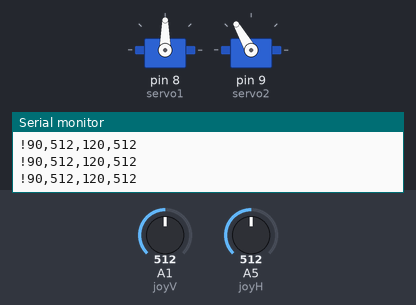
Bench run of a sketch on a simulated Arduino Uno, built with avr-gcc and run on an emulated ATmega328P. Shown: 2 × servo, the last lines printed to the serial monitor. Inputs (shaded band) come from the test bench; at power-on: A1 (joyV) = 512, A5 (joyH) = 512.

Above: at 1.2 s.
1.3 s: A1 (joyV) set to 319
At 2.5 s:
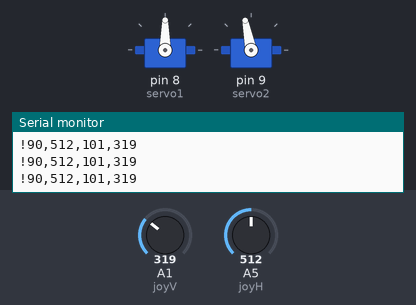
2.8 s: A1 (joyV) set to 292
At 3.9 s:
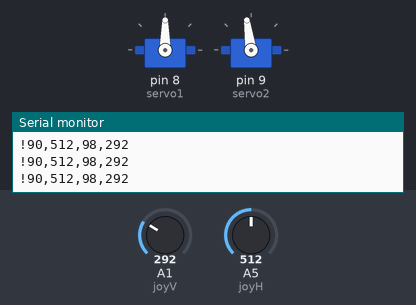
4.3 s: A5 (joyH) set to 565
At 4.9 s:
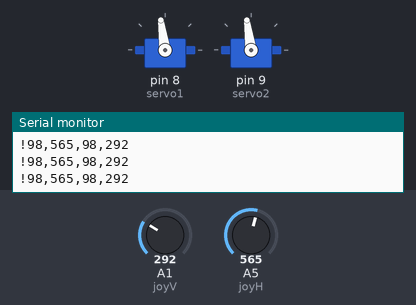
7.3 s: A5 (joyH) set to 588
At 8.3 s:
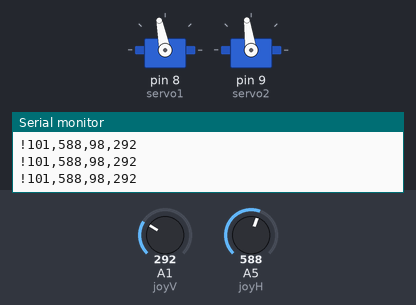
8.8 s: A1 (joyV) set to 511
At 9.6 s:
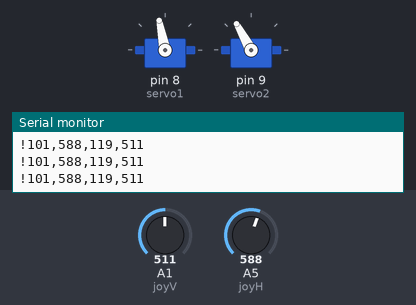
10.3 s: A5 (joyH) set to 306
At 10.6 s:
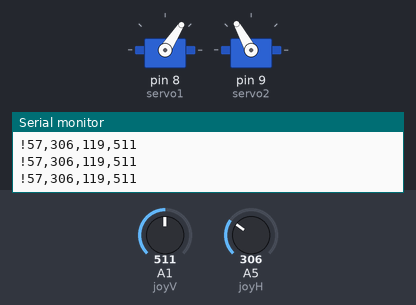
Timing chart, 0 to 12.8 s (numbered marks = the images above; inputs shaded):
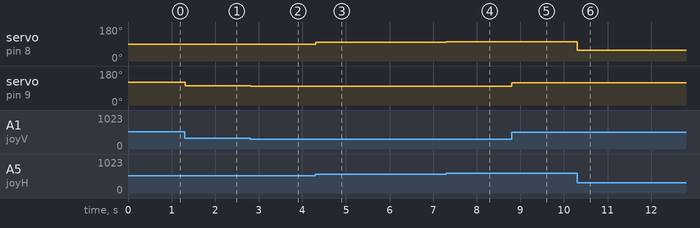

Measured:
- after the input at 1.3 s, servo on pin 9 (servo2): 120° → 101° at once
- after the input at 2.8 s, servo on pin 9 (servo2): 101° → 98° at once
- after the input at 4.3 s, servo on pin 8 (servo1): 90° → 98° at once
- after the input at 7.3 s, servo on pin 8 (servo1): 98° → 101° at once
- after the input at 8.8 s, servo on pin 9 (servo2): 98° → 119° at once
- after the input at 10.3 s, servo on pin 8 (servo1): 101° → 57° at once

The sketch:

ServoJoystic_test.ino
```cpp
#include <Servo.h>

const int servo1 = 8;       // first servo
const int servo2 = 9;
const int joyH = 5;        // L/R Parallax Thumbstick
const int joyV = 1;        // U/D Parallax Thumbstick


int servoValH,servoValV;
int tempJH, tempJV;
int old_servoValH=0;
int old_servoValV=0;


Servo myservo1;  // create servo object to control a servo
Servo myservo2;  // create servo object to control a servo


void setup() {

  // Servo
  myservo1.attach(servo1);  // attaches the servo
  myservo2.attach(servo2);  // attaches the servo

   myservo1.write(85);
   myservo2.write(120);

  // Inizialize Serial
  Serial.begin(9600);
}


void loop(){


    tempJH = analogRead(joyH);
    servoValH = map(tempJH, 0, 1023, 10, 170);

    if (old_servoValH!=servoValH)
       {
         old_servoValH=servoValH;
         myservo1.write(servoValH);
       }

    tempJV= analogRead(joyV);
    servoValV = map(tempJV, 0, 1023, 70, 170);

    if (old_servoValV!=servoValV)
       {
         old_servoValV=servoValV;
         myservo2.write(servoValV);
       }

    Serial.print("!");
    Serial.print(servoValH);
    Serial.print(",");
    Serial.print(tempJH);
    Serial.print(",");
    Serial.print(servoValV);
    Serial.print(",");
    Serial.print(tempJV);
    Serial.println();


    delay(15);

}
```
